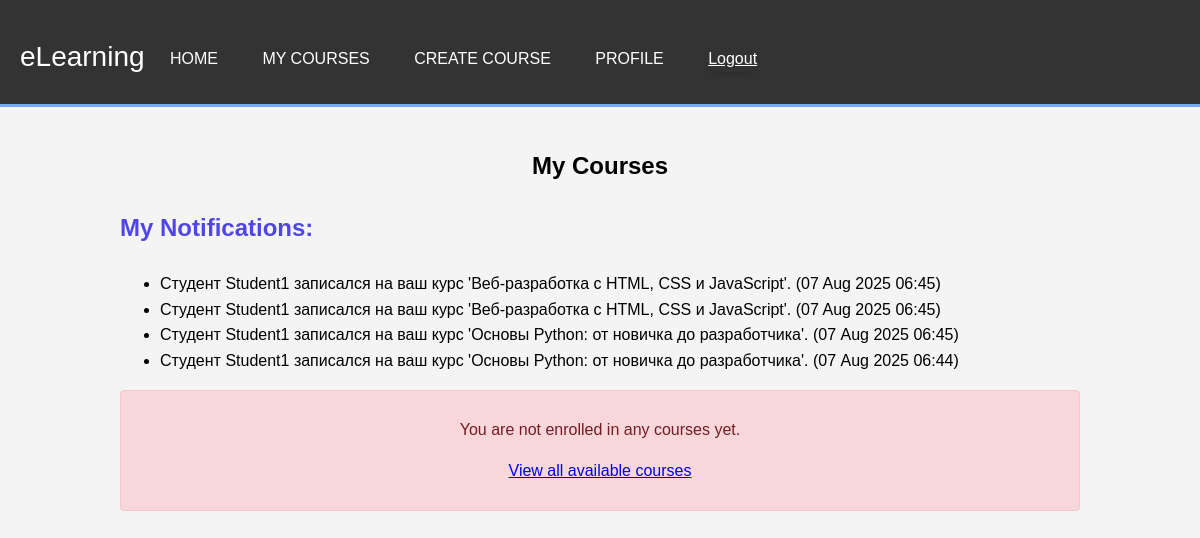
The app's page /student/dashboard/ (signed in) with its own data.
### core/models.py (models this page shows, shortened)
class Notification(models.Model):
    user = models.ForeignKey(User, on_delete=models.CASCADE, related_name='notifications')
    message = models.CharField(max_length=255)
    is_read = models.BooleanField(default=False)
    created_at = models.DateTimeField(auto_now_add=True)

### core/views.py (the view)
# urls.py: path('student/dashboard/', core_views.student_dashboard, name='student_dashboard'),
@login_required
def student_dashboard(request):
    enrolled_courses = request.user.enrolled_courses.all()
    notifications = request.user.notifications.filter(is_read=False).order_by('-created_at')[:5]
    return render(request, 'core/student_dashboard.html', {
        'enrolled_courses': enrolled_courses,
        'notifications': notifications,
    })

### core/templates/core/student_dashboard.html
{% extends 'core/base.html' %}
{% load static %}
{% block content %}
<div class="container">
    <h2 class="text-center my-4">My Courses</h2>
    <h3>My Notifications:</h3>
    <ul>
        {% for notification in notifications %}
            <li>{{ notification.message }} ({{ notification.created_at|date:"d M Y H:i" }})</li>
        {% empty %}
            <li>You have no new notifications.</li>
        {% endfor %}
    </ul>
    {% if enrolled_courses %}
        <div class="courses-grid">
            {% for course in enrolled_courses %}
                <div class="course-card">
                    <h3>{{ course.title }}</h3>
                    <p>{{ course.description|truncatechars:100 }}</p>
                    <a href="{% url 'course_detail' course.id %}" class="btn-primary">Learn More</a>
                </div>
            {% endfor %}
        </div>
    {% else %}
        <div class="alert text-center">
            <p>You are not enrolled in any courses yet.</p>
            <p><a href="{% url 'all_courses' %}">View all available courses</a></p>
        </div>
    {% endif %}
</div>
{% endblock %}

### core/static/core/css/style.css (style rules this page uses)
body { font-family: Arial, sans-serif; background-color: #f4f4f4; margin: 0; padding: 0; line-height: 1.6; }
.container { width: 80%; margin: auto; overflow: hidden; padding: 20px; }
.alert { padding: 10px; margin-top: 10px; margin-bottom: 15px; border-radius: 4px; color: #721c24; background-color: #f8d7da; border: 1px solid #f5c6cb; }
.text-center { text-align: center; }
h3 { font-weight: 600; font-size: 1.5rem; color: #4f46e5; margin-bottom: 1.5rem; }

### records on screen
Notification: message "Студент Student1 записался на ваш курс 'Веб-разработка с HTML, CSS и JavaScript'.", created_at "07 Aug 2025 06:45"
Notification: message "Студент Student1 записался на ваш курс 'Веб-разработка с HTML, CSS и JavaScript'.", created_at "07 Aug 2025 06:45"
Notification: message "Студент Student1 записался на ваш курс 'Основы Python: от новичка до разработчика'.", created_at "07 Aug 2025 06:45"
Notification: message "Студент Student1 записался на ваш курс 'Основы Python: от новичка до разработчика'.", created_at "07 Aug 2025 06:44"
